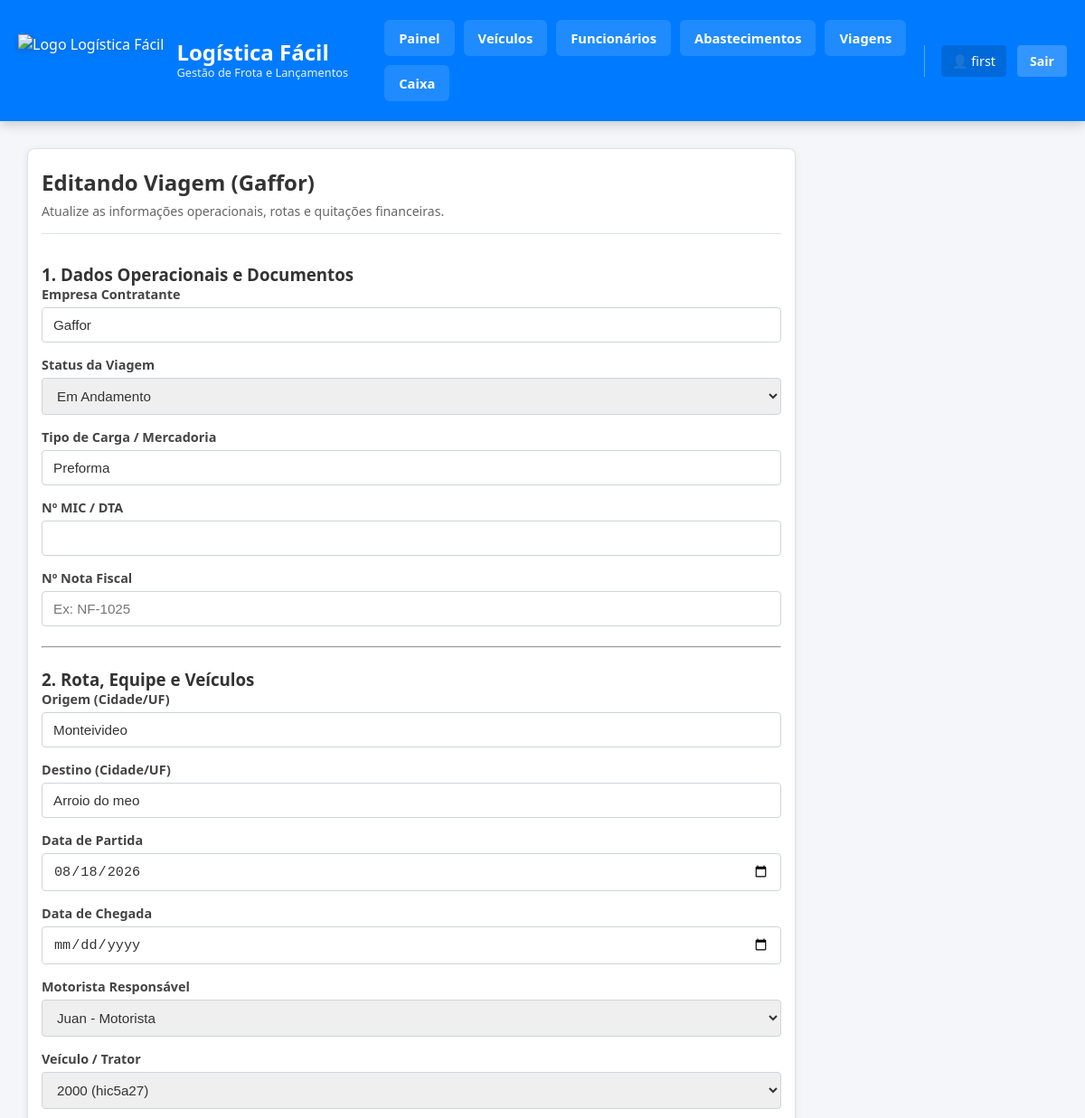
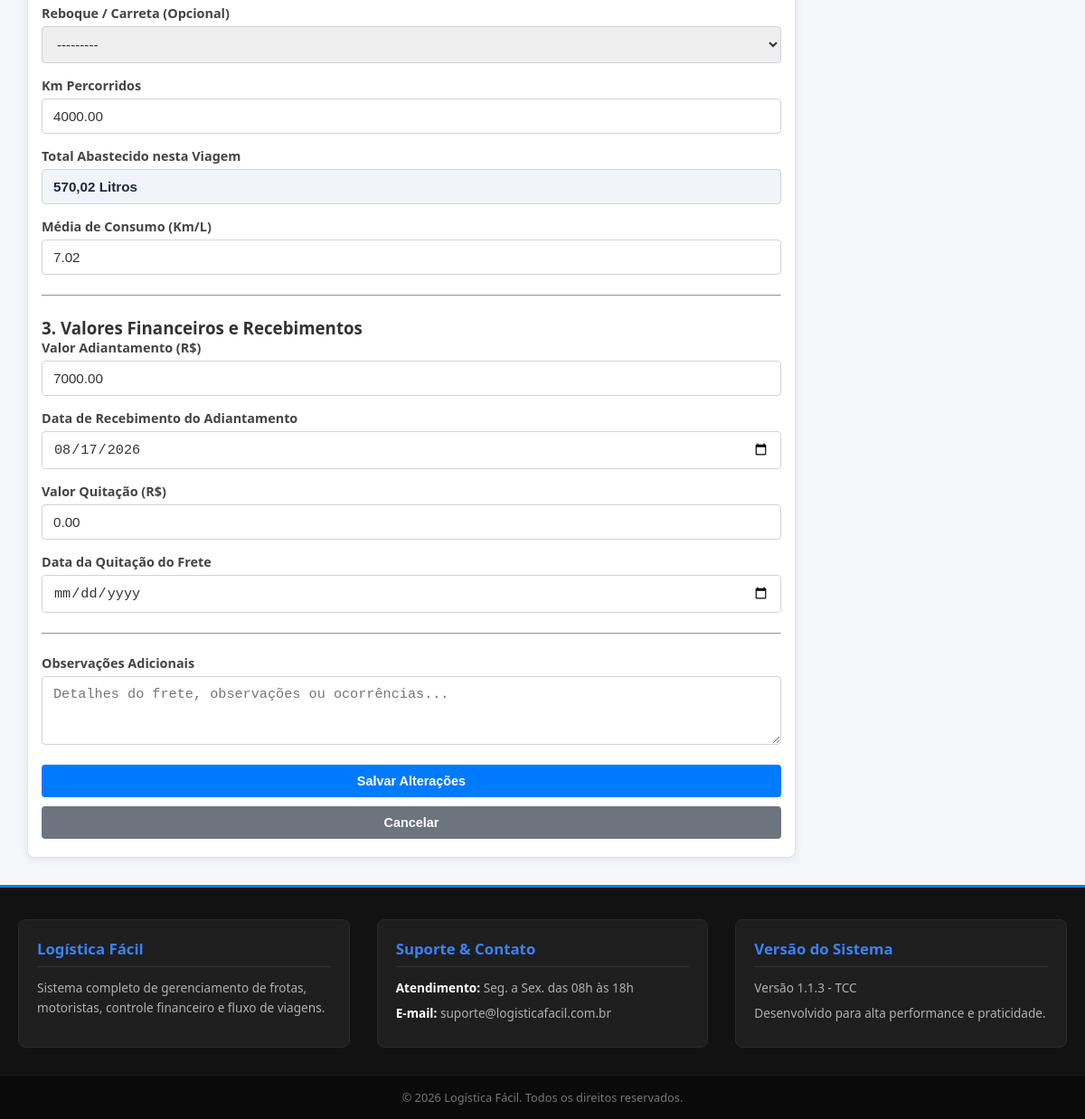
Screenshot of /viagens/editar/9/ (signed in) with the database file from the repository (2 pictures, top to bottom).
### app/models.py (models this page shows, shortened)
class Viagem(models.Model):
    STATUS_VIAGEM_CHOICES = [
        ('planejada', 'Planejada'),
        ('em_andamento', 'Em Andamento'),
        ('concluida', 'Concluída'),
        ('quitada', 'Quitada'),
        ('cancelada', 'Cancelada'),
    ]
    usuario = models.ForeignKey(User, on_delete=models.CASCADE, verbose_name="Usuário", db_index=True)
    contratante = models.CharField(max_length=150, verbose_name="Contratante")
    data_inicio = models.DateField(verbose_name="Data de Início", db_index=True)
    data_final = models.DateField(blank=True, null=True, verbose_name="Data Final")
    data_adiantamento = models.DateField(blank=True, null=True, verbose_name="Data do Adiantamento")
    data_quitacao = models.DateField(blank=True, null=True, verbose_name="Data da Quitação")
    local_inicio = models.CharField(max_length=255, verbose_name="Local de Início")
    local_final = models.CharField(max_length=255, verbose_name="Local Final")
    km_rodados = models.DecimalField(max_digits=8, decimal_places=2, default=0.0, verbose_name="KM Rodados")
    status_da_viagem = models.CharField(max_length=20, choices=STATUS_VIAGEM_CHOICES, default='planejada', verbose_name="Status da Viagem", db_index=True)
    carga = models.CharField(max_length=150, blank=True, null=True, verbose_name="Carga")
    nota_fiscal = models.CharField(max_length=50, blank=True, null=True, verbose_name="Nota Fiscal")
    mic = models.CharField(max_length=50, blank=True, null=True, verbose_name="MIC")
    motorista = models.ForeignKey(Funcionario, on_delete=models.PROTECT, related_name="viagens_motorista", verbose_name="Motorista")
    veiculo_1 = models.ForeignKey(Veiculo, on_delete=models.PROTECT, related_name="viagens_veiculo", verbose_name="Veículo Principal")
    reboque = models.ForeignKey(Veiculo, on_delete=models.SET_NULL, blank=True, null=True, related_name="viagens_reboque", verbose_name="Reboque")
    valor_adiantamento = models.DecimalField(max_digits=10, decimal_places=2, verbose_name="Valor do Adiantamento")
    valor_quitacao = models.DecimalField(max_digits=10, decimal_places=2, verbose_name="Valor da Quitação")
    media = models.DecimalField(max_digits=6, decimal_places=2, default=0.0, verbose_name="Média de Consumo (km/L)")
    descricao = models.TextField(blank=True, null=True, verbose_name="Descrição")
    class Meta:
        db_table = 'viagens'
        verbose_name = "Viagem"
        verbose_name_plural = "Viagens"

### app/views.py (the view)
# urls.py: path('viagens/editar/<int:pk>/', views.edit_viagem, name='edit_viagem'),
@login_required
def edit_viagem(request, pk):
    viagem = get_object_or_404(Viagem, id=pk, usuario=request.user)
    total_litros = Abastecida.objects.filter(viagem=viagem).aggregate(Sum('litros'))['litros__sum'] or 0.00
    if request.method == 'POST':
        form = ViagemForm(request.POST, instance=viagem, user=request.user)
        if form.is_valid():
            viagem_salva = form.save(commit=False)
            if total_litros > 0 and viagem_salva.km_rodados and viagem_salva.km_rodados > 0:
                viagem_salva.media = round(float(viagem_salva.km_rodados) / float(total_litros), 2)
            else:
                viagem_salva.media = 0.00
            viagem_salva.save()
            sincronizar_recebimentos_viagem(viagem_salva)
            messages.success(request, f"Viagem #{viagem_salva.id} atualizada com sucesso!")
            return redirect('lista_viagem')
    else:
        form = ViagemForm(instance=viagem, user=request.user)
    return render(request, 'enterprise/viagem/edit_viagem.html', {
        'form': form,
        'viagem': viagem,
        'total_litros': round(total_litros, 2)  # <-- PASSA O TOTAL DE LITROS PARA A TELA
    })

### app/templates/enterprise/viagem/edit_viagem.html (shortened to what this page needs)
{% extends 'base.html' %}
{% load static %}
{% block extra_css %}
    <link rel="stylesheet" href="{% static 'css/content.css' %}?v=120.0">
{% endblock %}
{% block content %}
<div class="container_formulario-editar_viagem">
    <h2 class="titulo_pagina-editar_viagem">Editando Viagem ({{ viagem.contratante }})</h2>
    <p class="subtitulo_pagina-editar_viagem">Atualize as informações operacionais, rotas e quitações financeiras.</p>
    <hr class="divisor_pagina-editar_viagem"><br>
    <form method="POST" class="formulario_padrao-editar_viagem" id="form-editar_viagem" novalidate>
        <h3 class="subtitulo_secao_form">1. Dados Operacionais e Documentos</h3>
        <div class="grid_formulario-editar_viagem">
            <div class="grupo_campo-editar_viagem">
                <label class="rotulo_campo-editar_viagem" for="{{ form.contratante.id_for_label }}">{{ form.contratante.label }}</label>
                {{ form.contratante }}
            </div>
            <div class="grupo_campo-editar_viagem">
                <label class="rotulo_campo-editar_viagem" for="{{ form.status_da_viagem.id_for_label }}">{{ form.status_da_viagem.label }}</label>
                {{ form.status_da_viagem }}
            </div>
            <div class="grupo_campo-editar_viagem">
                <label class="rotulo_campo-editar_viagem" for="{{ form.carga.id_for_label }}">{{ form.carga.label }}</label>
                {{ form.carga }}
            </div>
            <div class="grupo_campo-editar_viagem">
                <label class="rotulo_campo-editar_viagem" for="{{ form.mic.id_for_label }}">{{ form.mic.label }}</label>
                {{ form.mic }}
            </div>
            <div class="grupo_campo-editar_viagem">
                <label class="rotulo_campo-editar_viagem" for="{{ form.nota_fiscal.id_for_label }}">{{ form.nota_fiscal.label }}</label>
                {{ form.nota_fiscal }}
            </div>
        </div>
        <br><hr class="divisor_secao_form"><br>
        <h3 class="subtitulo_secao_form">2. Rota, Equipe e Veículos</h3>
        <div class="grid_formulario-editar_viagem">
            <div class="grupo_campo-editar_viagem">
                <label class="rotulo_campo-editar_viagem" for="{{ form.local_inicio.id_for_label }}">{{ form.local_inicio.label }}</label>
                {{ form.local_inicio }}
            </div>
            <div class="grupo_campo-editar_viagem">
                <label class="rotulo_campo-editar_viagem" for="{{ form.local_final.id_for_label }}">{{ form.local_final.label }}</label>
                {{ form.local_final }}
            </div>
            <div class="grupo_campo-editar_viagem">
                <label class="rotulo_campo-editar_viagem" for="{{ form.data_inicio.id_for_label }}">{{ form.data_inicio.label }}</label>
                {{ form.data_inicio }}
            </div>
            <div class="grupo_campo-editar_viagem">
                <label class="rotulo_campo-editar_viagem" for="{{ form.data_final.id_for_label }}">{{ form.data_final.label }}</label>
                {{ form.data_final }}
            </div>
            <div class="grupo_campo-editar_viagem">
                <label class="rotulo_campo-editar_viagem" for="{{ form.motorista.id_for_label }}">{{ form.motorista.label }}</label>
                {{ form.motorista }}
            </div>
            <div class="grupo_campo-editar_viagem">
                <label class="rotulo_campo-editar_viagem" for="{{ form.veiculo_1.id_for_label }}">{{ form.veiculo_1.label }}</label>
                {{ form.veiculo_1 }}
            </div>
            <div class="grupo_campo-editar_viagem">
                <label class="rotulo_campo-editar_viagem" for="{{ form.reboque.id_for_label }}">{{ form.reboque.label }}</label>
                {{ form.reboque }}
            </div>
            <div class="grupo_campo-editar_viagem">
                <label class="rotulo_campo-editar_viagem" for="{{ form.km_rodados.id_for_label }}">{{ form.km_rodados.label }}</label>
                {{ form.km_rodados }}
            </div>
            <div class="grupo_campo-editar_viagem">
                <label class="rotulo_campo-editar_viagem">Total Abastecido nesta Viagem</label>
                <input type="text" value="{{ total_litros }} Litros" readonly disabled class="campo_somente_leitura">
            </div>
            <div class="grupo_campo-editar_viagem">
                <label class="rotulo_campo-editar_viagem" for="{{ form.media.id_for_label }}">{{ form.media.label }}</label>
                {{ form.media }}
            </div>
        </div>
        <br><hr class="divisor_secao_form"><br>
        <h3 class="subtitulo_secao_form">3. Valores Financeiros e Recebimentos</h3>
        <div class="grid_formulario-editar_viagem">
            <div class="grupo_campo-editar_viagem">
                <label class="rotulo_campo-editar_viagem" for="{{ form.valor_adiantamento.id_for_label }}">{{ form.valor_adiantamento.label }}</label>
                {{ form.valor_adiantamento }}
            </div>
            <div class="grupo_campo-editar_viagem">
                <label class="rotulo_campo-editar_viagem" for="{{ form.data_adiantamento.id_for_label }}">{{ form.data_adiantamento.label }}</label>
                {{ form.data_adiantamento }}
            </div>
            <div class="grupo_campo-editar_viagem">
                <label class="rotulo_campo-editar_viagem" for="{{ form.valor_quitacao.id_for_label }}">{{ form.valor_quitacao.label }}</label>
                {{ form.valor_quitacao }}
            </div>
            <div class="grupo_campo-editar_viagem">
                <label class="rotulo_campo-editar_viagem" for="{{ form.data_quitacao.id_for_label }}">{{ form.data_quitacao.label }}</label>
                {{ form.data_quitacao }}
            </div>
        </div>
        <br><hr class="divisor_secao_form"><br>
        <div class="grupo_campo-editar_viagem campo_largura_total-editar_viagem">
            <label class="rotulo_campo-editar_viagem" for="{{ form.descricao.id_for_label }}">{{ form.descricao.label }}</label>
            {{ form.descricao }}
        </div>
        <br>
        <div class="container_botoes_form-editar_viagem">
            <a href="{% url 'lista_viagem' %}" class="link_cancelar-editar_viagem">
                <button type="button" class="btn_cancelar-editar_viagem">Cancelar</button>
            </a>
            <button type="submit" class="btn_salvar-editar_viagem" id="btn_salvar-editar_viagem">Salvar Alterações</button>
        </div>
    </form>
</div>
{% endblock %}

### app/templates/base.html (shortened to what this page needs)
{% load static %}
<!DOCTYPE html>
<html lang="pt-BR">
<head>
    <link rel="stylesheet" href="{% static 'css/style.css' %}">
    {% block extra_css %}{% endblock %}
</head>
<body class="corpo-base">
    <header class="cabecalho-base">
        <div class="container_cabecalho-base">
            <div class="marca_cabecalho-base">
                <a href="{% if request.user.is_authenticated %}{% url 'home' %}{% else %}{% url 'login' %}{% endif %}" class="link_logo-base">
                    <img src="{% static 'img/logo_caminhao.png' %}" alt="Logo Logística Fácil" class="img_logo-base">
                    <div class="texto_marca-base">
                        <span class="titulo_sistema-base">Logística Fácil</span>
                        <span class="subtitulo_sistema-base">Gestão de Frota e Lançamentos</span>
                    </div>
                </a>
            </div>
            {% if request.user.is_authenticated %}
                <nav class="navegacao-base" id="navegacaoBase">
                    <div class="links_navegacao-base">
                        <a href="{% url 'home' %}" class="item_link-base">Painel</a>
                        <a href="{% url 'lista_veiculos' %}" class="item_link-base">Veículos</a>
                        <a href="{% url 'lista_funcionario' %}" class="item_link-base">Funcionários</a>
                        <a href="{% url 'lista_abastecida' %}" class="item_link-base">Abastecimentos</a>
                        <a href="{% url 'lista_viagem' %}" class="item_link-base">Viagens</a>
                        <a href="{% url 'lista_caixa' %}" class="item_link-base">Caixa</a>
                    </div>
                    <div class="usuario_info-base">
                        <a href="{% url 'perfil_user' %}" class="link_perfil_usuario-base" title="Acessar Perfil">
                            👤 {{ request.user.username }}
                        </a>
                        <a href="{% url 'logout' %}" class="btn_sair-base">Sair</a>
                    </div>
                </nav>
            {% endif %}
        </div>
    </header>
    <main class="conteudo_principal-base">
        {% block content %}{% endblock %}
    </main>
    <footer class="rodape-base">
        <div class="container_rodape-base">
            <div class="coluna_rodape-base">
                <h4 class="titulo_coluna-base">Logística Fácil</h4>
                <p class="texto_coluna-base">Sistema completo de gerenciamento de frotas, motoristas, controle financeiro e fluxo de viagens.</p>
            </div>
            <div class="coluna_rodape-base">
                <h4 class="titulo_coluna-base">Suporte & Contato</h4>
                <p class="item_contato-base"><strong>Atendimento:</strong> Seg. a Sex. das 08h às 18h</p>
                <p class="item_contato-base"><strong>E-mail:</strong> suporte@logisticafacil.com.br</p>
            </div>
            <div class="coluna_rodape-base">
                <h4 class="titulo_coluna-base">Versão do Sistema</h4>
                <p class="texto_coluna-base">Versão 1.1.3 - TCC</p>
                <p class="texto_coluna-base">Desenvolvido para alta performance e praticidade.</p>
            </div>
        </div>
        <div class="copia_direitos-base">
            &copy; {% now "Y" %} Logística Fácil. Todos os direitos reservados.
        </div>
    </footer>
</body>
</html>

### rows the page displays
Viagem: contratante "Gaffor", status_da_viagem "Em Andamento", carga "Preforma", local_inicio "Monteivideo", local_final "Arroio do meo", data_inicio "08/18/2026", motorista "Juan - Motorista", veiculo_1 "2000 (hic5a27)", reboque "---------", km_rodados "4000.00", media "7.02", valor_adiantamento "7000.00", data_adiantamento "08/17/2026", valor_quitacao "0.00"

### other values shown
{{ request.user.username }} "first"
